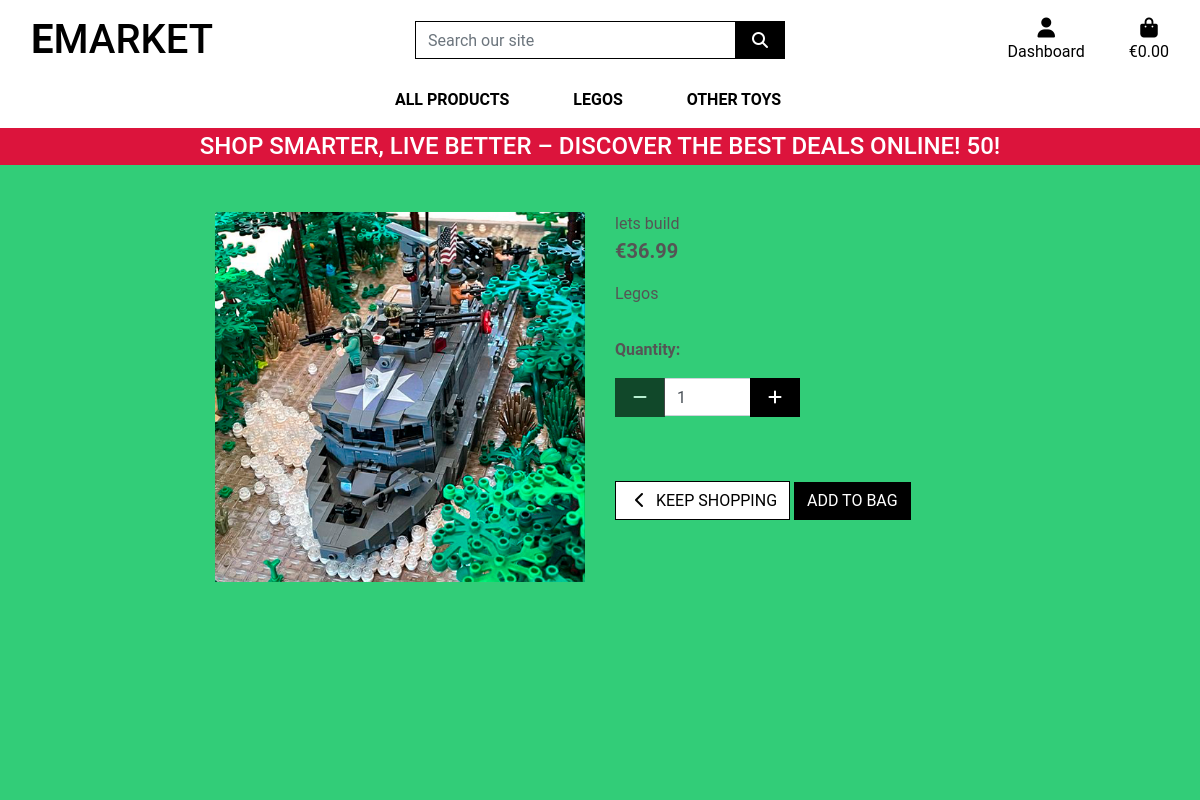
The app's page /products/174 with its own data.
### products/models.py (models this page shows, shortened)
class Product(models.Model):
    category = models.ForeignKey('Category', null=True, blank=True, on_delete=models.SET_NULL)
    name = models.CharField(max_length=254)
    description = models.TextField()
    price = models.DecimalField(max_digits=6, decimal_places=2)
    age = models.CharField(max_length=50, null=True, blank=True)
    image = models.ImageField(null=True, blank=True)

### products/views.py (the view)
# urls.py: path('<product_id>', views.product_detail, name='product_detail'),
def product_detail(request, product_id):
    product = get_object_or_404(Product, pk=product_id)
    context = {
        'product': product,
    }
    return render(request, 'products/product_detail.html', context)

### bag/contexts.py (called while the page is built, shortened)
def bag_contents(request):
    bag_items = []
    total = 0
    product_count = 0
    bag = request.session.get('bag', {})
    if total < settings.FREE_DELIVERY_THRESHOLD:
        delivery = total * Decimal(settings.STANDARD_DELIVERY_PERCENTAGE / 100)
        free_delivery_delta = settings.FREE_DELIVERY_THRESHOLD - total
    else:
        delivery = 0
        free_delivery_delta = 0
    grand_total = delivery + total
    context = {
        'bag_items': bag_items,
        'total': total,
        'product_count': product_count,
        'delivery': delivery,
        'free_delivery_delta': free_delivery_delta,
        'free_delivery_threshold': settings.FREE_DELIVERY_THRESHOLD,
        'grand_total': grand_total,
    }
    return context

### products/templates/products/product_detail.html (shortened to what this page needs)
{% extends "base.html" %}
{% load static %}
{% block page_header %}
    <div class="container header-container">
    </div>
{% endblock %}
{% block content %}
    <div class="overlay"></div>
    <div class="container-fluid">
        <div class="row">
            <div class="col-12 col-md-6 col-lg-4 offset-lg-2">
                <div class="image-container my-5">
                    {% if product.image %}
                        <a href="{{ product.image.url }}" target="_blank">
                            <img class="card-img-top img-fluid" src="{{ product.image.url }}" alt="{{ product.name }}">
                        </a>
                        {% else %}
                        <a href="">
                            <img class="card-img-top img-fluid" src="{{ MEDIA_URL }}noimage.png" alt="{{ product.name }}">
                        </a>
                    {% endif %}
                </div>
            </div>
            <div class="col-12 col-md-6 col-lg-4">
                <div class="product-details-container mb-5 mt-md-5">
                    <p class="mb-0">{{ product.name }}</p>
                    <p class="lead mb-0 text-left font-weight-bold">€{{ product.price }}</p>
                    <p class="mt-3">{{ product.description }}</p>
                    <form class="form" action="{% url 'add_to_bag' product.id %}" method="POST">
                        <div class="form-row">
                            <div class="col-12">
                                <p class="mt-3"><strong>Quantity:</strong></p>
                                <div class="form-group w-50">
                                    <div class="input-group">
                                        <div class="input-group-prepend">
                                            <button class="decrement-qty btn btn-black rounded-0"
                                                data-item_id="{{ product.id }}" id="decrement-qty_{{ product.id }}">
                                                <span class="icon">
                                                    <i class="fas fa-minus"></i>
                                                </span>
                                            </button>
                                        </div>
                                        <input class="form-control qty_input" type="number"
                                            name="quantity" value="1" min="1" max="99"
                                            data-item_id="{{ product.id }}"
                                            id="id_qty_{{ product.id }}">
                                        <div class="input-group-append">
                                            <button class="increment-qty btn btn-black rounded-0"
                                                data-item_id="{{ product.id }}" id="increment-qty_{{ product.id }}">
                                                <span class="icon">
                                                    <i class="fas fa-plus"></i>
                                                </span>
                                            </button>
                                        </div>
                                   </div>
                                </div>
                            </div>
                            <div class="col-12">
                                <a href="{% url 'products' %}" class="btn btn-outline-black rounded-0 mt-5">
                                    <span class="icon">
                                        <i class="fas fa-chevron-left"></i>
                                    </span>
                                    <span class="text-uppercase">Keep Shopping</span>
                                </a>
                                <input type="submit" class="btn btn-black rounded-0 text-uppercase mt-5" value="Add to Bag">
                            </div>
                        </div>
                    </form>
                </div>
            </div>
        </div>
    </div>
{% endblock %}

### static/css/base.css (style rules this page uses)
html { height: 100%; }
body { background: url('/media/duplo-1981724.jpg') no-repeat center center fixed; background-size: cover; height: calc(100vh - 164px); color: #555; font-family: 'Roboto'; }
.icon { align-items: center; display: inline-flex; justify-content: center; height: 1.5rem; width: 1.5rem; }
.btn-black { background: black; color: white; }
.btn-outline-black { background: white; color: black !important; border: 1px solid black; }
.overlay { height: 100%; width: 100%; top: 0; left: 0; position: fixed; background: rgb(50, 205, 120); z-index: -1; }
@media (min-width: 1200px) { .container { max-width: 80%; } }
@media (min-width: 992px) { .header-container { padding-top: 164px; } }

### records on screen
Product: image (picture), name "lets build", price "36.99", description "Legos"

### other values on screen
{{ free_delivery_threshold }} "50"
